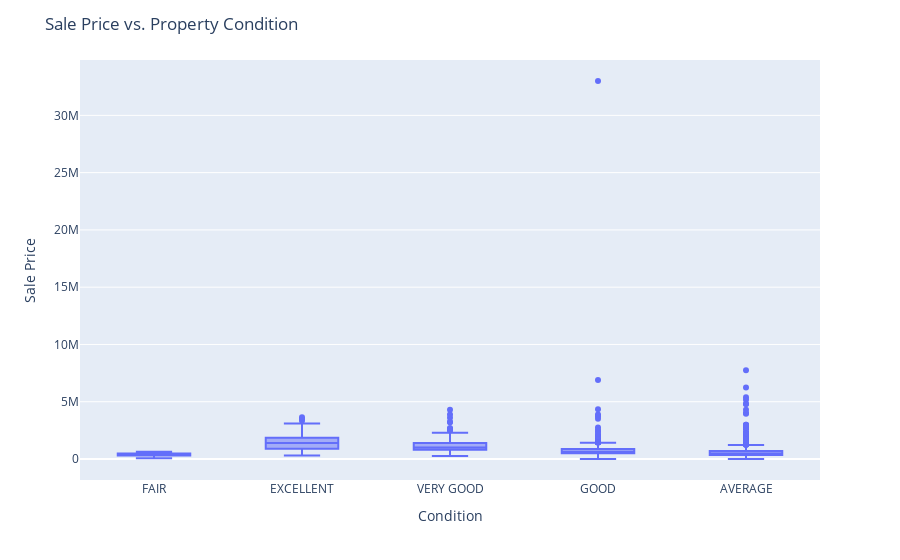

The code cell stored with this chart in its notebook:
### Markdown cell above
### Q. Does Property Condition influence sale price?

### Code cell
fig = px.box(property_data_final, x='condition', y='saleAmt', category_orders={'condition': ['FAIR', 'EXCELLENT', 'VERY GOOD', 'GOOD', 'AVERAGE']})
fig.update_layout(title='Sale Price vs. Property Condition', xaxis_title='Condition', yaxis_title='Sale Price')
fig.show()

### Figure 1 — Plotly figure (JSON) as saved in the notebook; plotly's stock layout.template omitted (floating-point values rounded to 4 significant figures; data arrays with more than 128 entries replaced by an {"elided": "..."} marker saying what was removed)
{"data": [{"alignmentgroup": "True", "hovertemplate": "condition=%{x}<br>saleAmt=%{y}<extra></extra>", "legendgroup": "", "marker": {"color": "#636efa"}, "name": "", "notched": false, "offsetgroup": "", "orientation": "v", "showlegend": false, "type": "box", "x": {"elided": "2815 str values"}, "x0": " ", "xaxis": "x", "y": {"elided": "2815 int values"}, "y0": " ", "yaxis": "y"}], "layout": {"boxmode": "group", "legend": {"tracegroupgap": 0}, "margin": {"t": 60}, "title": {"text": "Sale Price vs. Property Condition"}, "xaxis": {"anchor": "y", "categoryarray": ["FAIR", "EXCELLENT", "VERY GOOD", "GOOD", "AVERAGE"], "categoryorder": "array", "domain": [0, 1], "title": {"text": "Condition"}}, "yaxis": {"anchor": "x", "domain": [0, 1], "title": {"text": "Sale Price"}}}}
